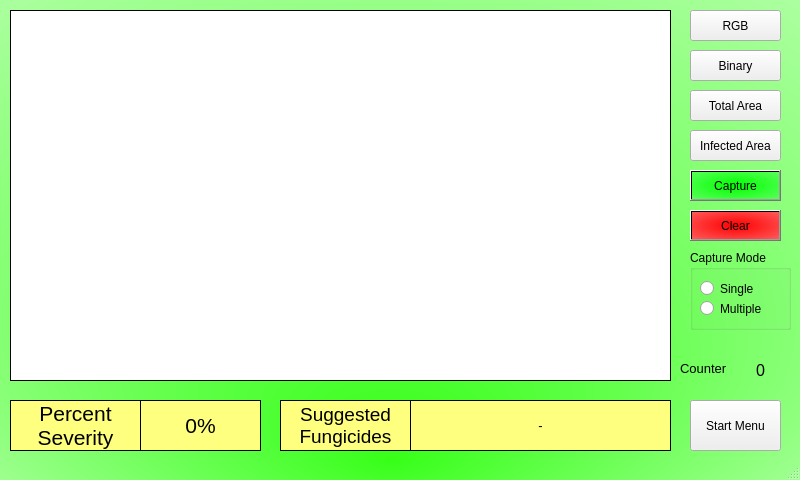
<?xml version="1.0" encoding="UTF-8"?>
<ui version="4.0">
 <class>MainWindow</class>
 <widget class="QMainWindow" name="MainWindow">
  <property name="geometry">
   <rect>
    <x>0</x>
    <y>0</y>
    <width>800</width>
    <height>480</height>
   </rect>
  </property>
  <property name="windowTitle">
   <string>MainWindow</string>
  </property>
  <property name="styleSheet">
   <string notr="true">#MainWindow
{
background-color: qradialgradient(spread:repeat, cx:0.494, cy:0.226364, radius:1.255, fx:0.488682, fy:0.961, stop:0 rgba(55, 255, 25, 255), stop:1 rgba(255, 255, 255, 255));
}</string>
  </property>
  <widget class="QWidget" name="centralwidget">
   <widget class="QLabel" name="imageLabel">
    <property name="geometry">
     <rect>
      <x>10</x>
      <y>10</y>
      <width>661</width>
      <height>371</height>
     </rect>
    </property>
    <property name="styleSheet">
     <string notr="true">#imageLabel
{
background-color: rgb(255, 255, 255);
}</string>
    </property>
    <property name="frameShape">
     <enum>QFrame::Box</enum>
    </property>
    <property name="text">
     <string/>
    </property>
    <property name="alignment">
     <set>Qt::AlignCenter</set>
    </property>
   </widget>
   <widget class="QPushButton" name="captureButton">
    <property name="geometry">
     <rect>
      <x>690</x>
      <y>170</y>
      <width>91</width>
      <height>31</height>
     </rect>
    </property>
    <property name="styleSheet">
     <string notr="true">#captureButton
{
background-color: qradialgradient(spread:repeat, cx:0.5, cy:0.5, radius:2, fx:0.5, fy:0.500364, stop:0 rgba(0, 255, 0, 255), stop:1 rgba(255, 255, 255, 255));
}</string>
    </property>
    <property name="text">
     <string>Capture</string>
    </property>
   </widget>
   <widget class="QPushButton" name="totalAreaButton">
    <property name="geometry">
     <rect>
      <x>690</x>
      <y>90</y>
      <width>91</width>
      <height>31</height>
     </rect>
    </property>
    <property name="text">
     <string>Total Area</string>
    </property>
   </widget>
   <widget class="QPushButton" name="infectedAreaButton">
    <property name="geometry">
     <rect>
      <x>690</x>
      <y>130</y>
      <width>91</width>
      <height>31</height>
     </rect>
    </property>
    <property name="text">
     <string>Infected Area</string>
    </property>
   </widget>
   <widget class="QPushButton" name="binaryButton">
    <property name="geometry">
     <rect>
      <x>690</x>
      <y>50</y>
      <width>91</width>
      <height>31</height>
     </rect>
    </property>
    <property name="text">
     <string>Binary</string>
    </property>
   </widget>
   <widget class="QPushButton" name="startMenuButton">
    <property name="geometry">
     <rect>
      <x>690</x>
      <y>400</y>
      <width>91</width>
      <height>51</height>
     </rect>
    </property>
    <property name="text">
     <string>Start Menu</string>
    </property>
   </widget>
   <widget class="QLabel" name="label_2">
    <property name="geometry">
     <rect>
      <x>10</x>
      <y>400</y>
      <width>131</width>
      <height>51</height>
     </rect>
    </property>
    <property name="font">
     <font>
      <pointsize>16</pointsize>
     </font>
    </property>
    <property name="styleSheet">
     <string notr="true">background-color: rgb(255, 255, 127);</string>
    </property>
    <property name="frameShape">
     <enum>QFrame::Box</enum>
    </property>
    <property name="text">
     <string>Percent
Severity</string>
    </property>
    <property name="alignment">
     <set>Qt::AlignCenter</set>
    </property>
   </widget>
   <widget class="QLabel" name="severityLabel">
    <property name="geometry">
     <rect>
      <x>140</x>
      <y>400</y>
      <width>121</width>
      <height>51</height>
     </rect>
    </property>
    <property name="font">
     <font>
      <pointsize>16</pointsize>
     </font>
    </property>
    <property name="styleSheet">
     <string notr="true">background-color: rgb(255, 255, 127);</string>
    </property>
    <property name="frameShape">
     <enum>QFrame::Box</enum>
    </property>
    <property name="text">
     <string>0%</string>
    </property>
    <property name="alignment">
     <set>Qt::AlignCenter</set>
    </property>
   </widget>
   <widget class="QLabel" name="fungiLabel">
    <property name="geometry">
     <rect>
      <x>410</x>
      <y>400</y>
      <width>261</width>
      <height>51</height>
     </rect>
    </property>
    <property name="font">
     <font>
      <pointsize>10</pointsize>
     </font>
    </property>
    <property name="styleSheet">
     <string notr="true">background-color: rgb(255, 255, 127);</string>
    </property>
    <property name="frameShape">
     <enum>QFrame::Box</enum>
    </property>
    <property name="text">
     <string>-</string>
    </property>
    <property name="alignment">
     <set>Qt::AlignCenter</set>
    </property>
   </widget>
   <widget class="QLabel" name="label_5">
    <property name="geometry">
     <rect>
      <x>280</x>
      <y>400</y>
      <width>131</width>
      <height>51</height>
     </rect>
    </property>
    <property name="font">
     <font>
      <pointsize>14</pointsize>
     </font>
    </property>
    <property name="styleSheet">
     <string notr="true">background-color: rgb(255, 255, 127);</string>
    </property>
    <property name="frameShape">
     <enum>QFrame::Box</enum>
    </property>
    <property name="text">
     <string>Suggested
Fungicides</string>
    </property>
    <property name="alignment">
     <set>Qt::AlignCenter</set>
    </property>
   </widget>
   <widget class="QGroupBox" name="groupBox">
    <property name="geometry">
     <rect>
      <x>690</x>
      <y>250</y>
      <width>101</width>
      <height>80</height>
     </rect>
    </property>
    <property name="title">
     <string>Capture Mode</string>
    </property>
    <widget class="QRadioButton" name="singleRadio">
     <property name="geometry">
      <rect>
       <x>10</x>
       <y>30</y>
       <width>82</width>
       <height>17</height>
      </rect>
     </property>
     <property name="text">
      <string>Single</string>
     </property>
    </widget>
    <widget class="QRadioButton" name="multiRadio">
     <property name="geometry">
      <rect>
       <x>10</x>
       <y>50</y>
       <width>82</width>
       <height>17</height>
      </rect>
     </property>
     <property name="text">
      <string>Multiple</string>
     </property>
    </widget>
   </widget>
   <widget class="QLabel" name="label">
    <property name="geometry">
     <rect>
      <x>680</x>
      <y>360</y>
      <width>61</width>
      <height>16</height>
     </rect>
    </property>
    <property name="font">
     <font>
      <pointsize>10</pointsize>
     </font>
    </property>
    <property name="text">
     <string>Counter</string>
    </property>
   </widget>
   <widget class="QLabel" name="counterLabel">
    <property name="geometry">
     <rect>
      <x>730</x>
      <y>360</y>
      <width>61</width>
      <height>21</height>
     </rect>
    </property>
    <property name="font">
     <font>
      <pointsize>12</pointsize>
     </font>
    </property>
    <property name="text">
     <string>0</string>
    </property>
    <property name="alignment">
     <set>Qt::AlignCenter</set>
    </property>
   </widget>
   <widget class="QPushButton" name="clearButton">
    <property name="geometry">
     <rect>
      <x>690</x>
      <y>210</y>
      <width>91</width>
      <height>31</height>
     </rect>
    </property>
    <property name="styleSheet">
     <string notr="true">#clearButton
{
background-color: qradialgradient(spread:repeat, cx:0.5, cy:0.5, radius:2, fx:0.5, fy:0.500364, stop:0 rgba(255, 0, 0, 255), stop:1 rgba(255, 255, 255, 255));
}</string>
    </property>
    <property name="text">
     <string>Clear</string>
    </property>
   </widget>
   <widget class="QPushButton" name="rgbButton">
    <property name="geometry">
     <rect>
      <x>690</x>
      <y>10</y>
      <width>91</width>
      <height>31</height>
     </rect>
    </property>
    <property name="text">
     <string>RGB</string>
    </property>
   </widget>
  </widget>
  <widget class="QMenuBar" name="menubar">
   <property name="geometry">
    <rect>
     <x>0</x>
     <y>0</y>
     <width>800</width>
     <height>21</height>
    </rect>
   </property>
  </widget>
  <widget class="QStatusBar" name="statusbar"/>
 </widget>
 <resources/>
 <connections/>
</ui>
